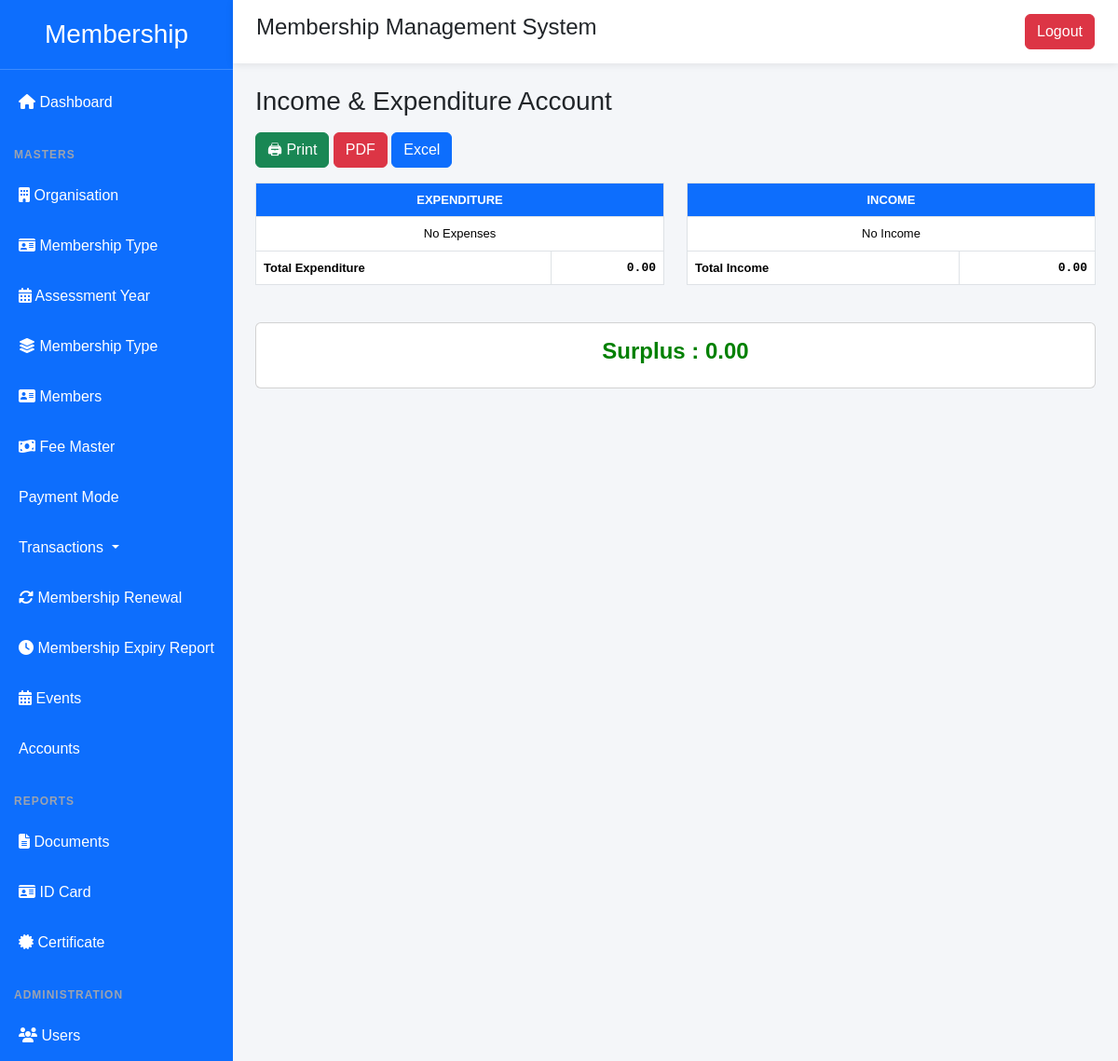
The page /income-expenditure/ (signed in) on the database as committed earlier.
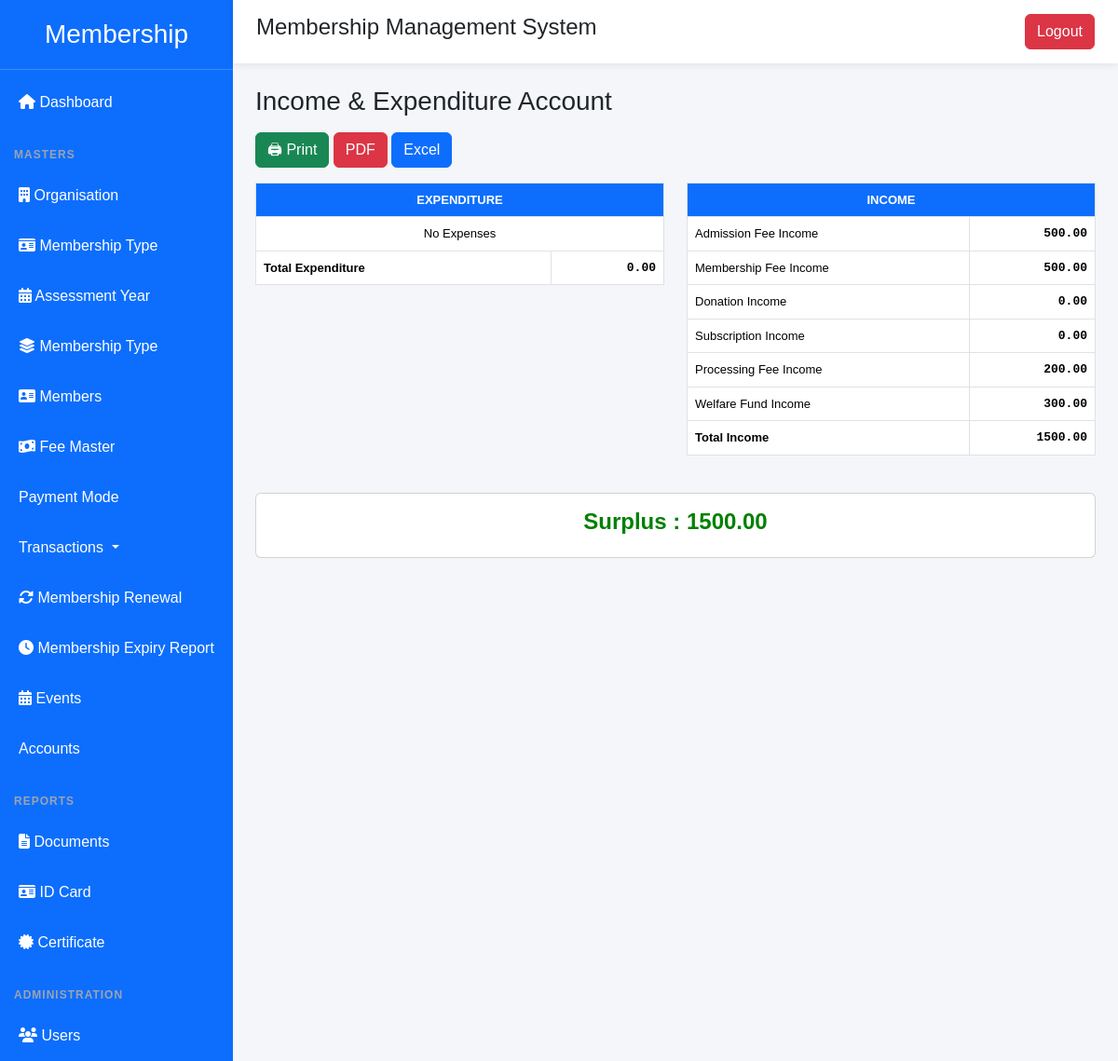
The same page on the database as committed later.
### membership/models.py (models this page shows, shortened)
class Ledger(models.Model):
    OPENING_TYPE = (
        ("DEBIT", "Debit"),
        ("CREDIT", "Credit"),
    )
    ledger_code = models.CharField(
        max_length=20,
        unique=True
    )
    ledger_name = models.CharField(
        max_length=100,
        unique=True
    )
    group = models.ForeignKey(
        AccountGroup,
        on_delete=models.PROTECT,
        related_name="ledgers"
    )
    opening_balance = models.DecimalField(
        max_digits=12,
        decimal_places=2,
        default=0
    )
    opening_type = models.CharField(
        max_length=10,
        choices=OPENING_TYPE,
        default="DEBIT"
    )
    remarks = models.TextField(
        blank=True
    )
    is_system = models.BooleanField(
        default=False
    )
    is_active = models.BooleanField(
        default=True
    )
    created_at = models.DateTimeField(
        auto_now_add=True
    )
    updated_at = models.DateTimeField(
        auto_now=True
    )
    class Meta:
        ordering = ["ledger_code"]

### membership/views.py (the view, shortened to what this page needs)
@login_required
def income_expenditure(request):
    incomes = []
    expenses = []
    total_income = Decimal("0.00")
    total_expense = Decimal("0.00")
    ledgers = (
        Ledger.objects
        .select_related("group")
        .order_by("group__name", "ledger_name")
    )
    for ledger in ledgers:
        debit = (
            VoucherEntry.objects.filter(
                ledger=ledger,
                voucher__status="ACTIVE"
            ).aggregate(
                total=Sum("debit")
            )["total"] or Decimal("0.00")
        )
        credit = (
            VoucherEntry.objects.filter(
                ledger=ledger,
                voucher__status="ACTIVE"
            ).aggregate(
                total=Sum("credit")
            )["total"] or Decimal("0.00")
        )
        group_name = ledger.group.name.lower()
        if "income" in group_name:
            amount = credit - debit
            incomes.append({
                "ledger": ledger,
                "amount": amount,
            })
            total_income += amount
    surplus = total_income - total_expense
    context = {
        "incomes": incomes,
        "expenses": expenses,
        "total_income": total_income,
        "total_expense": total_expense,
        "surplus": surplus,
    }
    return render(
        request,
        "membership/account/income_expenditure.html",
        context,
    )

### membership/templates/membership/account/income_expenditure.html (shortened to what this page needs)
{% extends "membership/base.html" %}
{% block content %}
<div class="container-fluid">
<h3 class="mb-3">
Income & Expenditure Account
</h3>
<div class="mb-3">
<button
onclick="window.print()"
class="btn btn-success">
🖨 Print
</button>
<a href=""
class="btn btn-danger">
PDF
</a>
<a href=""
class="btn btn-primary">
Excel
</a>
</div>
<div class="row">
<div class="col-md-6">
<table class="table table-bordered ie-table">
<thead>
<tr>
<th colspan="2">
EXPENDITURE
</th>
</tr>
</thead>
<tbody>
{% for row in expenses %}
<tr>
<td>
{{ row.ledger.ledger_name }}
</td>
<td class="amount">
{{ row.amount|floatformat:2 }}
</td>
</tr>
{% empty %}
<tr>
<td colspan="2" class="text-center">
No Expenses
</td>
</tr>
{% endfor %}
<tr class="total-row">
<td>
Total Expenditure
</td>
<td class="amount">
{{ total_expense|floatformat:2 }}
</td>
</tr>
</tbody>
</table>
</div>
<div class="col-md-6">
<table class="table table-bordered ie-table">
<thead>
<tr>
<th colspan="2">
INCOME
</th>
</tr>
</thead>
<tbody>
{% for row in incomes %}
<tr>
<td>
{{ row.ledger.ledger_name }}
</td>
<td class="amount">
{{ row.amount|floatformat:2 }}
</td>
</tr>
{% empty %}
<tr>
<td colspan="2" class="text-center">
No Income
</td>
</tr>
{% endfor %}
<tr class="total-row">
<td>
Total Income
</td>
<td class="amount">
{{ total_income|floatformat:2 }}
</td>
</tr>
</tbody>
</table>
</div>
</div>
<div class="card mt-4">
<div class="card-body text-center">
<h4>
{% if surplus >= 0 %}
<span class="surplus">
Surplus :
{{ surplus|floatformat:2 }}
</span>
{% else %}
<span class="deficit">
Deficit :
{{ surplus|floatformat:2 }}
</span>
{% endif %}
</h4>
</div>
</div>
</div>
{% endblock %}

Rows that differ between the two databases and show on the page:
added Ledger: ledger.ledger_name "Admission Fee Income", amount "500.00"
added Ledger: ledger.ledger_name "Membership Fee Income", amount "500.00"
added Ledger: ledger.ledger_name "Donation Income", amount "0.00"
added Ledger: ledger.ledger_name "Subscription Income", amount "0.00"
added Ledger: ledger.ledger_name "Processing Fee Income", amount "200.00"
added Ledger: ledger.ledger_name "Welfare Fund Income", amount "300.00"
Other text that changed with them:
{{ total_income|floatformat:2 }}: "0.00" → "1500.00"
{{ surplus|floatformat:2 }}: "0.00" → "1500.00"
text no longer shown: "No Income"
